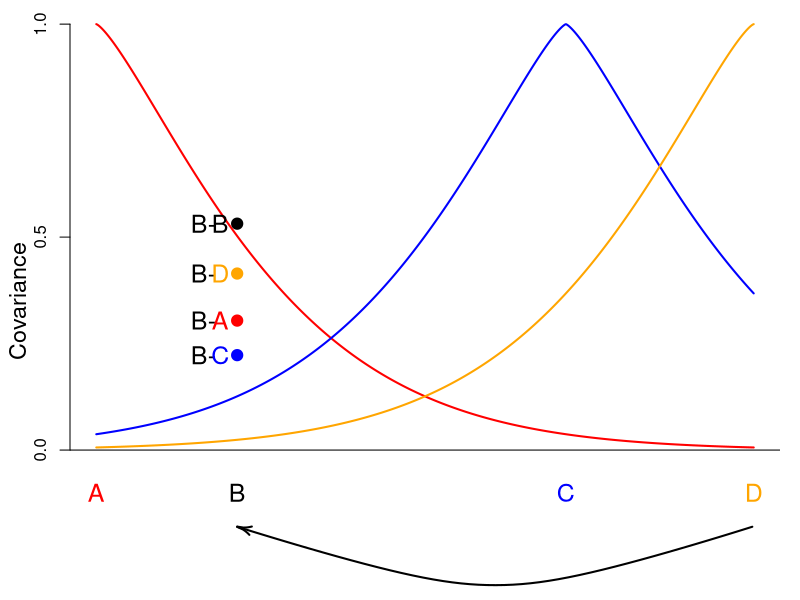

Here is the R script that generated this plot:
library(igraph)
iArrows <- igraph:::igraph.Arrows   #http://kbroman.wordpress.com/2012/10/11/curved-arrows-in-r/

alpha=1
par(mar=c(0,3.5,0.1,1))
loc<-c(0,0.75,2.5,3.5)

covar.d<-function(d){
exp(-alpha*sqrt(d^2)^1.3)
}
cols<-c("red","black","blue","orange")

d<-seq(0,loc[4],length=1000)
plot(d,covar.d(d-loc[1]),type="l",col=cols[1],lwd=2,ylim=c(-0.3,1),axes=FALSE,xlab="",ylab="",cex=1.5)
axis(side=2,at=c(0,0.5,1),cex=1.2)
mtext(side=2,line=2,"Covariance",cex=1.4)
abline(h=0)

lines(d,covar.d(d-loc[3]),col=cols[3],lwd=2)
lines(d,covar.d(d-loc[4]),col=cols[4],lwd=2)
w1<-0.4

Bs.covar<-c((1-w1)*covar.d(loc[1]-loc[2]) + w1*covar.d(loc[1]-loc[4]),  ##with B-A
					(1-w1)*(1-w1)*1 + w1*w1*1 + 2*(1-w1)*w1*covar.d(loc[4]-loc[2]),  ##B-B
					(1-w1)*covar.d(loc[3]-loc[2]) + w1*covar.d(loc[3]-loc[4]),  ##B-C
					(1-w1)*covar.d(loc[4]-loc[2]) + w1*covar.d(0)   ##B-D
)

text(x=rep(loc[2]-0.18,4),y=Bs.covar,col=cols[2],"B-",cex=1.5) 
text(x=rep(loc[2]-0.09,4),y=Bs.covar,col=cols,c("A","B","C","D"),cex=1.5) 

#text(x=rep(loc[2]-0.05,4),y=Bs.covar,col=cols[2],"B",cex=1.5) 
#text(x=rep(loc[2]+0.05,4),y=Bs.covar,col=cols,c("-A","-B","-C","-D"),cex=1.5) 
points(x=rep(loc[2],4),y=Bs.covar,col=cols,pch=19,cex=1.5) 

#abline(h=(1-w1)*covar.d(loc[1]-loc[2]) + w1*covar.d(loc[1]-loc[4]),col=cols[1],lty=2)
#abline(h= (1-w1)*covar.d(loc[3]-loc[2]) + w1*covar.d(loc[3]-loc[4]),col=cols[3],lty=2)
#abline(h= (1-w1)*covar.d(loc[4]-loc[2]) + w1*covar.d(0),col=cols[4],lty=2)
#abline(h= (1-w1)*(1-w1)*1 + w1*w1*1 + 2*(1-w1)*w1*covar.d(loc[4]-loc[2]),col=cols[2],lty=2)


text(loc,rep(-0.1,4),c("A","B","C",'D'),col=cols,cex=1.5)
iArrows(loc[4], -0.18, loc[2], -0.18,
          h.lwd=2, sh.lwd=2, sh.col="black",
          curve=0.15 , width=1, size=0.7)
          dev.copy2pdf(file="~/Dropbox/Students/gideon/spacemix_ms/figs/Admix_covar_toy_fig.pdf")
          
